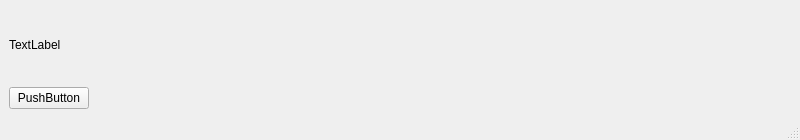
<?xml version="1.0" encoding="UTF-8"?>
<ui version="4.0">
 <class>MainWindow</class>
 <widget class="QMainWindow" name="MainWindow">
  <property name="geometry">
   <rect>
    <x>0</x>
    <y>0</y>
    <width>800</width>
    <height>140</height>
   </rect>
  </property>
  <property name="windowTitle">
   <string>MainWindow</string>
  </property>
  <widget class="QWidget" name="centralwidget">
   <layout class="QVBoxLayout" name="verticalLayout">
    <item>
     <widget class="QLabel" name="label">
      <property name="text">
       <string>TextLabel</string>
      </property>
     </widget>
    </item>
    <item>
     <layout class="QHBoxLayout" name="horizontalLayout">
      <item>
       <widget class="QPushButton" name="pushButton">
        <property name="text">
         <string>PushButton</string>
        </property>
       </widget>
      </item>
      <item>
       <spacer name="horizontalSpacer_2">
        <property name="orientation">
         <enum>Qt::Horizontal</enum>
        </property>
        <property name="sizeHint" stdset="0">
         <size>
          <width>40</width>
          <height>20</height>
         </size>
        </property>
       </spacer>
      </item>
     </layout>
    </item>
   </layout>
  </widget>
  <widget class="QMenuBar" name="menubar">
   <property name="geometry">
    <rect>
     <x>0</x>
     <y>0</y>
     <width>800</width>
     <height>22</height>
    </rect>
   </property>
  </widget>
  <widget class="QStatusBar" name="statusbar"/>
 </widget>
 <resources/>
 <connections/>
</ui>
